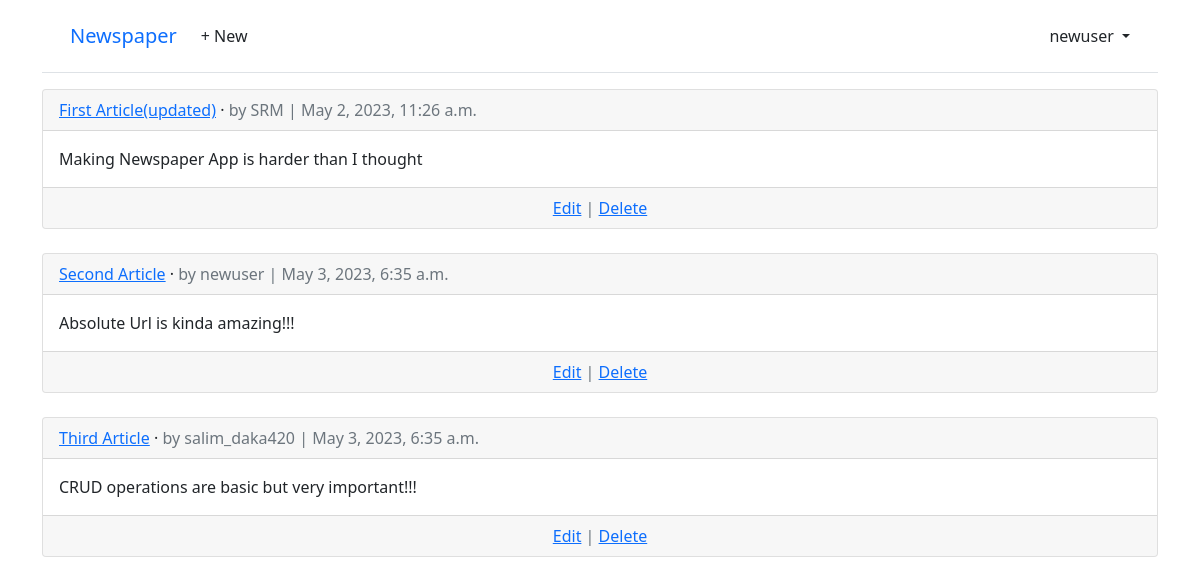
The page /articles/ (signed in) on the database its author committed.
### accounts/models.py (models this page shows)
class CustomUser(AbstractUser):
    age = models.PositiveIntegerField(null=True, blank=True)

### articles/models.py (models this page shows, shortened)
class Article(models.Model):
    title = models.CharField(max_length=255)
    body = models.TextField()
    date = models.DateTimeField(auto_now_add=True)
    author = models.ForeignKey(
        settings.AUTH_USER_MODEL,
        on_delete=models.CASCADE,
    )
    def get_absolute_url(self):
        return reverse("article_detail", kwargs={"pk": self.pk})

### articles/views.py (the view)
# urls.py: path('', ArticleListView.as_view(), name="article_list"),
class ArticleListView(ListView):
    model = Article
    template_name = "article_list.html"

### templates/article_list.html (shortened to what this page needs)
{% extends "base.html" %}
{% block content %}
{% for article in article_list %}
<div class="card">
  <div class="card-header">
    <span class="font-weight-bold">
      <a href="{{ article.get_absolute_url }}">{{ article.title }}</a>
    </span> &middot;
    <span class="text-muted">by {{ article.author }} | {{ article.date }}</span>
  </div>
  <div class="card-body">{{ article.body }}</div>
  <div class="card-footer text-center text-muted">
    <a href="{% url 'article_edit' article.pk %}">Edit</a>
    | <a href="{% url 'article_delete' article.pk %}">Delete</a>
  </div>
</div>
<br />
{% endfor %}
{% endblock content %}

### templates/base.html (shortened to what this page needs)
<!DOCTYPE html>
<html>
  <head>
    <link
      href="https://cdn.jsdelivr.net/npm/bootstrap@5.1.3/dist/css/bootstrap.min.css"
      rel="stylesheet"
    />
  </head>
  <body>
    <div class="container">
      <header class="p-3 mb-3 border-bottom">
        <div class="container">
          <div
            class="d-flex flex-wrap align-items-center justify-content-center justify-content-lg-start"
          >
            <a class="navbar-brand" href="{% url 'home' %}">Newspaper</a>
            <ul
              class="nav col-12 col-lg-auto me-lg-auto mb-2 justify-content-center mb-md-0"
            >
              {% if user.is_authenticated %}
              <li><a href="#" class="nav-link px-2 link-dark">+ New</a></li>
            </ul>
            <div class="dropdown text-end">
              <a
                href="#"
                class="d-block link-dark text-decoration-none dropdown-toggle"
                id="dropdownUser1"
                data-bs-toggle="dropdown"
                aria-expanded="false"
              >
                {{ user.username }}
              </a>
            </div>
            {% endif %}
          </div>
        </div>
      </header>
      <main>{% block content %} {% endblock content %}</main>
    </div>
  </body>
</html>

### rows shown on the page
CustomUser: username "newuser"
Article: title "First Article(updated)", author "SRM", date "May 2, 2023, 11:26 a.m.", body "Making Newspaper App is harder than I thought"
Article: title "Second Article", author "newuser", date "May 3, 2023, 6:35 a.m.", body "Absolute Url is kinda amazing!!!"
Article: title "Third Article", author "salim_daka420", date "May 3, 2023, 6:35 a.m.", body "CRUD operations are basic but very important!!!"
